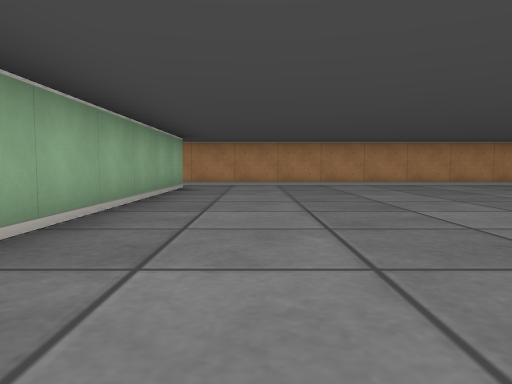
[1] (above)

16 first-person views from a walk through a cub3D maze. The camera is about half as high as the walls, tilts 4° down and sees 70° across. The floor is counted in squares. Each view is taken from the middle of a square. On the plan, view 1 faces up. The plan holds only what a view shows up to about 9 squares ahead; the rest is blank.

[2]
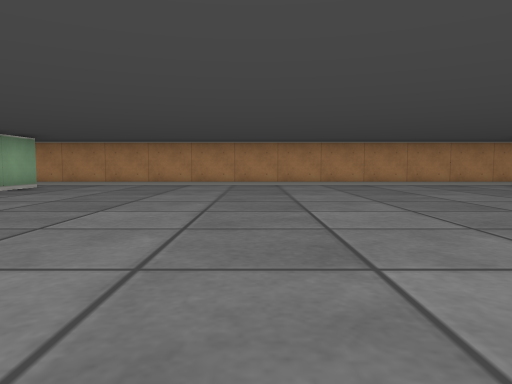

[3]
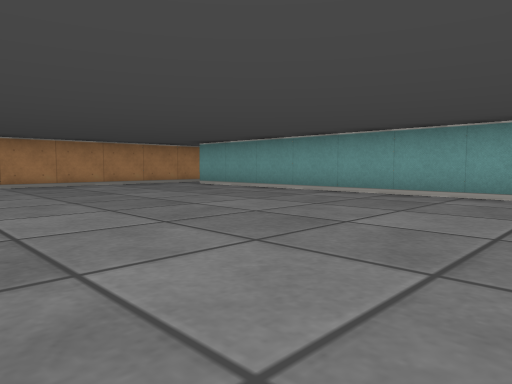

[4]
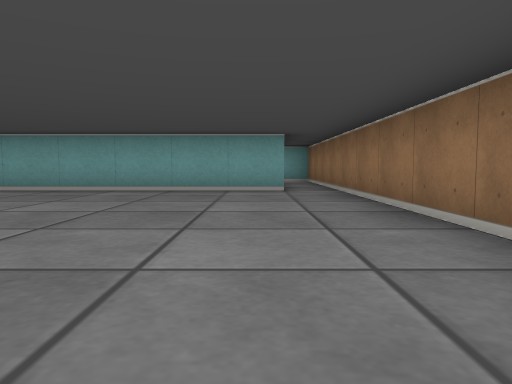

[5]
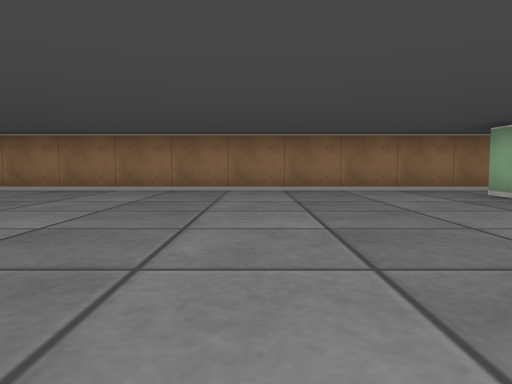

[6]
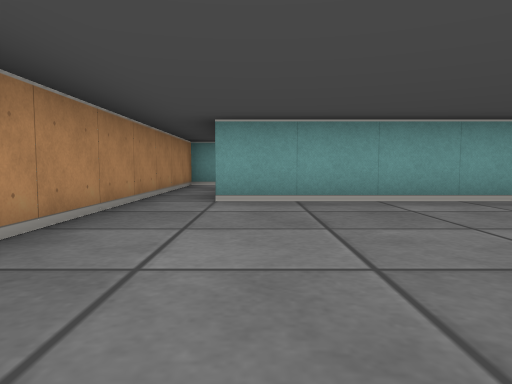

[7]
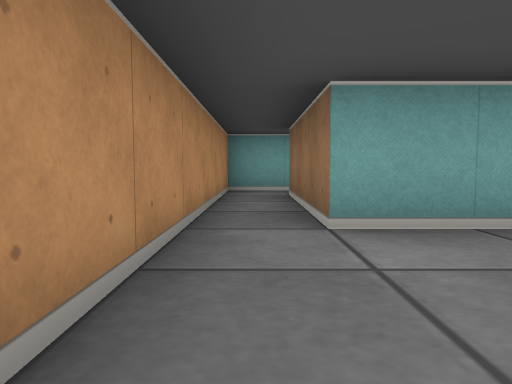

[8]
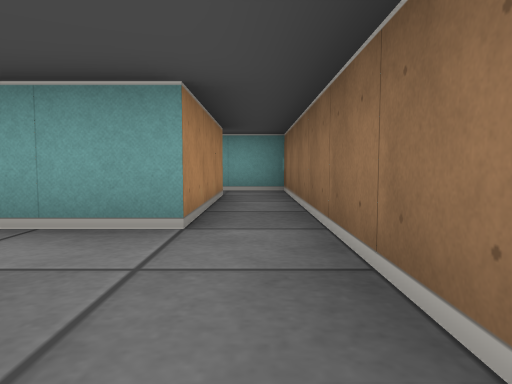

[9]
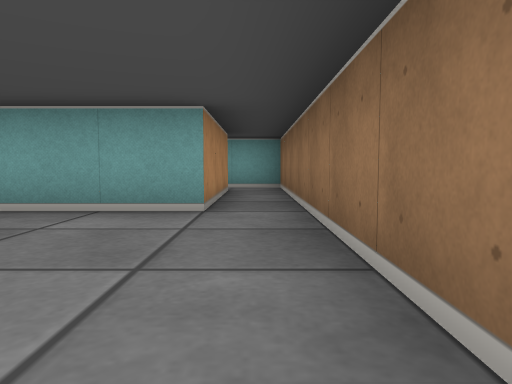

[10]
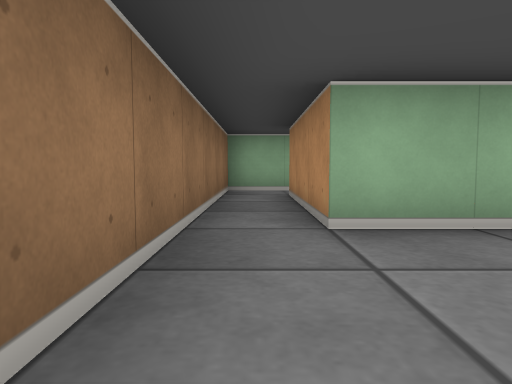

[11]
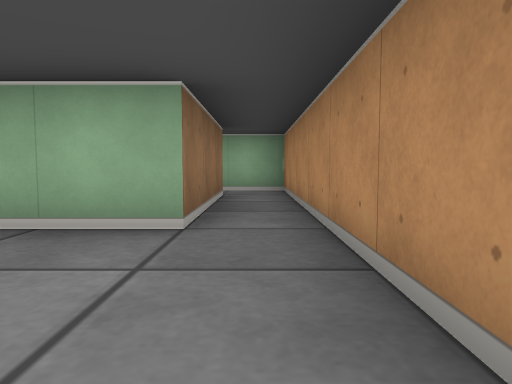

[12]
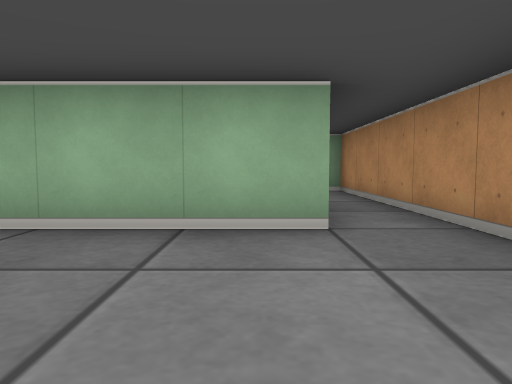

[13]
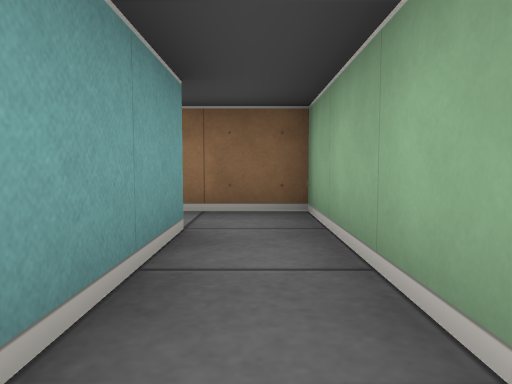

[14]
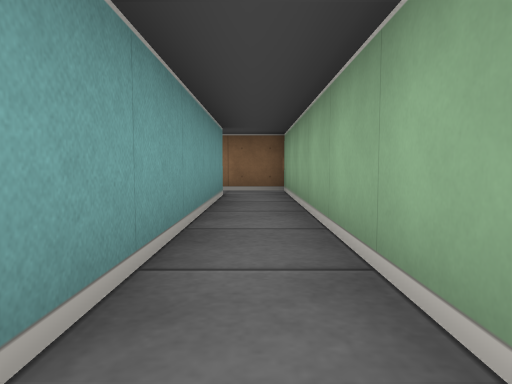

[15]
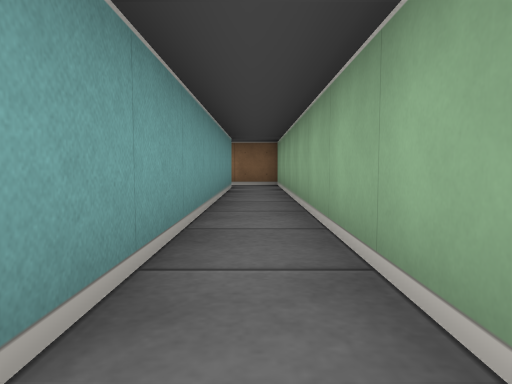

[16]
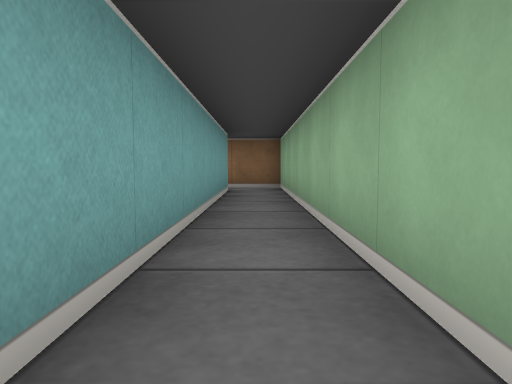

### Floor plan
Points are (right, up) in squares from view 1. A wall is a line through its corners. A room is listed if a view was taken in it or the views show most of it. See-through windows are left out.
Room 1 (views 1, 2, 3, 4, 5, 6, 7, 8, 9, 10, 11, 12)
walls: (-1.5, 7.5) (-1.5, 0.5); (-1.5, -0.5) (11.5, -0.5); (11.5, 0.5) (8.5, 0.5) (8.5, 7.5) (11.5, 7.5); (12.5, 7.4) (12.5, 8.5) (-1.5, 8.5)
ways out: opening at (-2, 0) to room 2; opening at (-2, 8) to room 3; opening at (11, 0); opening at (12, 8)
Room 2 (views 13, 14, 16)
walls: (-1.5, 0.5) (-4.5, 0.5) (-4.5, 7.5); (-5.5, 7.5) (-5.5, -0.5) (-1.5, -0.5)
ways out: opening at (-2, 0) to room 1; opening at (-5, 7) to room 3
Room 3 (view 15)
walls: (-4.5, 7.5) (-1.5, 7.5); (-1.5, 8.5) (-5.5, 8.5) (-5.5, 7.5)
ways out: opening at (-2, 8) to room 1; opening at (-5, 7) to room 2

Where each view was taken, in squares from view 1:
view 1: 0 up, 0 right, facing up
view 2: 0 up, 3 right, facing up
view 3: 0 up, 3 right, facing up-right
view 4: 1 up, 2 right, facing right
view 5: 6 up, 2 right, facing down
view 6: 7 up, 4 right, facing right
view 7: 8 up, 6 right, facing right
view 8: 0 up, 6 right, facing right
view 9: 0 up, 5 right, facing right
view 10: 0 up, 1 right, facing left
view 11: 8 up, 1 right, facing left
view 12: 7 up, 1 right, facing left
view 13: 3 up, 5 left, facing down
view 14: 6 up, 5 left, facing down
view 15: 8 up, 5 left, facing down
view 16: 7 up, 5 left, facing down
